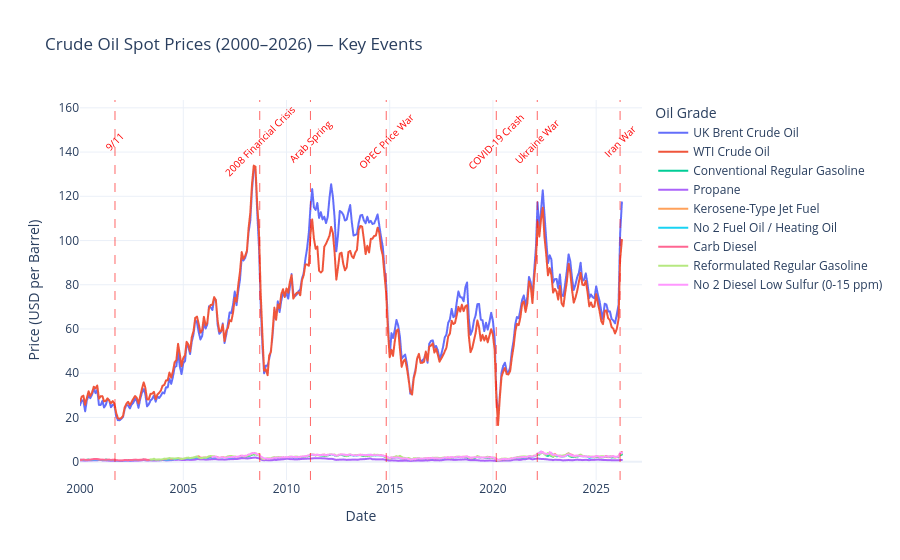

Notebook code for this chart:
### Markdown cell above
### Exploratory Data Analysis (EDA)
The plotly.express library was used to plot the line chart and the key geopolitical events were annotated on the chart. This library provides the ability to zoom in and out of sections which was useful for examining specific periods closely.

The correlation of the prices across all grades was determined using the seaborn heatmap. The output shows that all the grades had a strong correlation with each other except propane which was the outlier.

The Brent-WTI spread was plotted using the plotly.express library to display the price difference between the two benchmarks over the 2000–2026 period.

The same library was used to show the 12 month rolling volatility, which captures how volatile prices were over any given 12 month window, and the year on year percentage change to show the momentum of price movements over the course of each year.

The seaborn library was used yet again to show the price distribution of WTI and Brent. This was to check if the prices followed a normal distribution, which was important because non-normal distribution would affect the choice of model assumptions.

The statsmodels library was used to display the decomposition chart, helping to isolate the underlying trend once seasonality and residual noise had been stripped away.

### Code cell
import plotly.express as px



# Define key geopolitical events
events = [
    {"date": "2001-09-11", "label": "9/11"},
    {"date": "2008-09-15", "label": "2008 Financial Crisis"},
    {"date": "2011-03-01", "label": "Arab Spring"},
    {"date": "2014-11-01", "label": "OPEC Price War"},
    {"date": "2020-03-01", "label": "COVID-19 Crash"},
    {"date": "2022-02-24", "label": "Ukraine War"},
    {"date": "2026-02-28", "label": "Iran War"},
]

fig = px.line(
    df,
    x="period",
    y="price",
    color="gradeName",
    title="Crude Oil Spot Prices (2000–2026) — Key Events",
    labels={"period": "Date", "price": "Price (USD per Barrel)", "gradeName": "Grade"},
)

for event in events:
    fig.add_vline(
        x=event["date"],
        line_dash="dash",
        line_color="red",
        line_width=1,
        opacity=0.6
    )
    fig.add_annotation(
        x=event["date"],
        y=145,
        text=event["label"],
        showarrow=False,
        textangle=-45,
        font=dict(size=10, color="red"),
        yref="y"
    )

fig.update_layout(
    hovermode="x unified",
    legend_title="Oil Grade",
    template="plotly_white"
)

fig.show()

### Figure 1 — Plotly figure (JSON) as saved in the notebook; plotly's stock layout.template omitted (floating-point values rounded to 4 significant figures; data arrays with more than 128 entries replaced by an {"elided": "..."} marker saying what was removed)
{"data": [{"hovertemplate": "Grade=UK Brent Crude Oil<br>Date=%{x}<br>Price (USD per Barrel)=%{y}<extra></extra>", "legendgroup": "UK Brent Crude Oil", "line": {"color": "#636efa", "dash": "solid"}, "marker": {"symbol": "circle"}, "mode": "lines", "name": "UK Brent Crude Oil", "showlegend": true, "type": "scattergl", "x": {"elided": "316 str values"}, "xaxis": "x", "y": {"elided": "316 float values"}, "yaxis": "y"}, {"hovertemplate": "Grade=WTI Crude Oil<br>Date=%{x}<br>Price (USD per Barrel)=%{y}<extra></extra>", "legendgroup": "WTI Crude Oil", "line": {"color": "#EF553B", "dash": "solid"}, "marker": {"symbol": "circle"}, "mode": "lines", "name": "WTI Crude Oil", "showlegend": true, "type": "scattergl", "x": {"elided": "316 str values"}, "xaxis": "x", "y": {"elided": "316 float values"}, "yaxis": "y"}, {"hovertemplate": "Grade=Conventional Regular Gasoline<br>Date=%{x}<br>Price (USD per Barrel)=%{y}<extra></extra>", "legendgroup": "Conventional Regular Gasoline", "line": {"color": "#00cc96", "dash": "solid"}, "marker": {"symbol": "circle"}, "mode": "lines", "name": "Conventional Regular Gasoline", "showlegend": true, "type": "scattergl", "x": {"elided": "632 str values"}, "xaxis": "x", "y": {"elided": "632 float values"}, "yaxis": "y"}, {"hovertemplate": "Grade=Propane<br>Date=%{x}<br>Price (USD per Barrel)=%{y}<extra></extra>", "legendgroup": "Propane", "line": {"color": "#ab63fa", "dash": "solid"}, "marker": {"symbol": "circle"}, "mode": "lines", "name": "Propane", "showlegend": true, "type": "scattergl", "x": {"elided": "316 str values"}, "xaxis": "x", "y": {"elided": "316 float values"}, "yaxis": "y"}, {"hovertemplate": "Grade=Kerosene-Type Jet Fuel<br>Date=%{x}<br>Price (USD per Barrel)=%{y}<extra></extra>", "legendgroup": "Kerosene-Type Jet Fuel", "line": {"color": "#FFA15A", "dash": "solid"}, "marker": {"symbol": "circle"}, "mode": "lines", "name": "Kerosene-Type Jet Fuel", "showlegend": true, "type": "scattergl", "x": {"elided": "316 str values"}, "xaxis": "x", "y": {"elided": "316 float values"}, "yaxis": "y"}, {"hovertemplate": "Grade=No 2 Fuel Oil / Heating Oil<br>Date=%{x}<br>Price (USD per Barrel)=%{y}<extra></extra>", "legendgroup": "No 2 Fuel Oil / Heating Oil", "line": {"color": "#19d3f3", "dash": "solid"}, "marker": {"symbol": "circle"}, "mode": "lines", "name": "No 2 Fuel Oil / Heating Oil", "showlegend": true, "type": "scattergl", "x": {"elided": "316 str values"}, "xaxis": "x", "y": {"elided": "316 float values"}, "yaxis": "y"}, {"hovertemplate": "Grade=Carb Diesel<br>Date=%{x}<br>Price (USD per Barrel)=%{y}<extra></extra>", "legendgroup": "Carb Diesel", "line": {"color": "#FF6692", "dash": "solid"}, "marker": {"symbol": "circle"}, "mode": "lines", "name": "Carb Diesel", "showlegend": true, "type": "scattergl", "x": {"elided": "316 str values"}, "xaxis": "x", "y": {"elided": "316 float values"}, "yaxis": "y"}, {"hovertemplate": "Grade=Reformulated Regular Gasoline<br>Date=%{x}<br>Price (USD per Barrel)=%{y}<extra></extra>", "legendgroup": "Reformulated Regular Gasoline", "line": {"color": "#B6E880", "dash": "solid"}, "marker": {"symbol": "circle"}, "mode": "lines", "name": "Reformulated Regular Gasoline", "showlegend": true, "type": "scattergl", "x": {"elided": "275 str values"}, "xaxis": "x", "y": {"elided": "275 float values"}, "yaxis": "y"}, {"hovertemplate": "Grade=No 2 Diesel Low Sulfur (0-15 ppm)<br>Date=%{x}<br>Price (USD per Barrel)=%{y}<extra></extra>", "legendgroup": "No 2 Diesel Low Sulfur (0-15 ppm)", "line": {"color": "#FF97FF", "dash": "solid"}, "marker": {"symbol": "circle"}, "mode": "lines", "name": "No 2 Diesel Low Sulfur (0-15 ppm)", "showlegend": true, "type": "scattergl", "x": {"elided": "478 str values"}, "xaxis": "x", "y": {"elided": "478 float values"}, "yaxis": "y"}], "layout": {"annotations": [{"font": {"color": "red", "size": 10}, "showarrow": false, "text": "9/11", "textangle": -45, "x": "2001-09-11", "y": 145, "yref": "y"}, {"font": {"color": "red", "size": 10}, "showarrow": false, "text": "2008 Financial Crisis", "textangle": -45, "x": "2008-09-15", "y": 145, "yref": "y"}, {"font": {"color": "red", "size": 10}, "showarrow": false, "text": "Arab Spring", "textangle": -45, "x": "2011-03-01", "y": 145, "yref": "y"}, {"font": {"color": "red", "size": 10}, "showarrow": false, "text": "OPEC Price War", "textangle": -45, "x": "2014-11-01", "y": 145, "yref": "y"}, {"font": {"color": "red", "size": 10}, "showarrow": false, "text": "COVID-19 Crash", "textangle": -45, "x": "2020-03-01", "y": 145, "yref": "y"}, {"font": {"color": "red", "size": 10}, "showarrow": false, "text": "Ukraine War", "textangle": -45, "x": "2022-02-24", "y": 145, "yref": "y"}, {"font": {"color": "red", "size": 10}, "showarrow": false, "text": "Iran War", "textangle": -45, "x": "2026-02-28", "y": 145, "yref": "y"}], "hovermode": "x unified", "legend": {"title": {"text": "Oil Grade"}, "tracegroupgap": 0}, "shapes": [{"line": {"color": "red", "dash": "dash", "width": 1}, "opacity": 0.6, "type": "line", "x0": "2001-09-11", "x1": "2001-09-11", "xref": "x", "y0": 0, "y1": 1, "yref": "y domain"}, {"line": {"color": "red", "dash": "dash", "width": 1}, "opacity": 0.6, "type": "line", "x0": "2008-09-15", "x1": "2008-09-15", "xref": "x", "y0": 0, "y1": 1, "yref": "y domain"}, {"line": {"color": "red", "dash": "dash", "width": 1}, "opacity": 0.6, "type": "line", "x0": "2011-03-01", "x1": "2011-03-01", "xref": "x", "y0": 0, "y1": 1, "yref": "y domain"}, {"line": {"color": "red", "dash": "dash", "width": 1}, "opacity": 0.6, "type": "line", "x0": "2014-11-01", "x1": "2014-11-01", "xref": "x", "y0": 0, "y1": 1, "yref": "y domain"}, {"line": {"color": "red", "dash": "dash", "width": 1}, "opacity": 0.6, "type": "line", "x0": "2020-03-01", "x1": "2020-03-01", "xref": "x", "y0": 0, "y1": 1, "yref": "y domain"}, {"line": {"color": "red", "dash": "dash", "width": 1}, "opacity": 0.6, "type": "line", "x0": "2022-02-24", "x1": "2022-02-24", "xref": "x", "y0": 0, "y1": 1, "yref": "y domain"}, {"line": {"color": "red", "dash": "dash", "width": 1}, "opacity": 0.6, "type": "line", "x0": "2026-02-28", "x1": "2026-02-28", "xref": "x", "y0": 0, "y1": 1, "yref": "y domain"}], "title": {"text": "Crude Oil Spot Prices (2000–2026) — Key Events"}, "xaxis": {"anchor": "y", "domain": [0, 1], "title": {"text": "Date"}}, "yaxis": {"anchor": "x", "domain": [0, 1], "title": {"text": "Price (USD per Barrel)"}}}}
